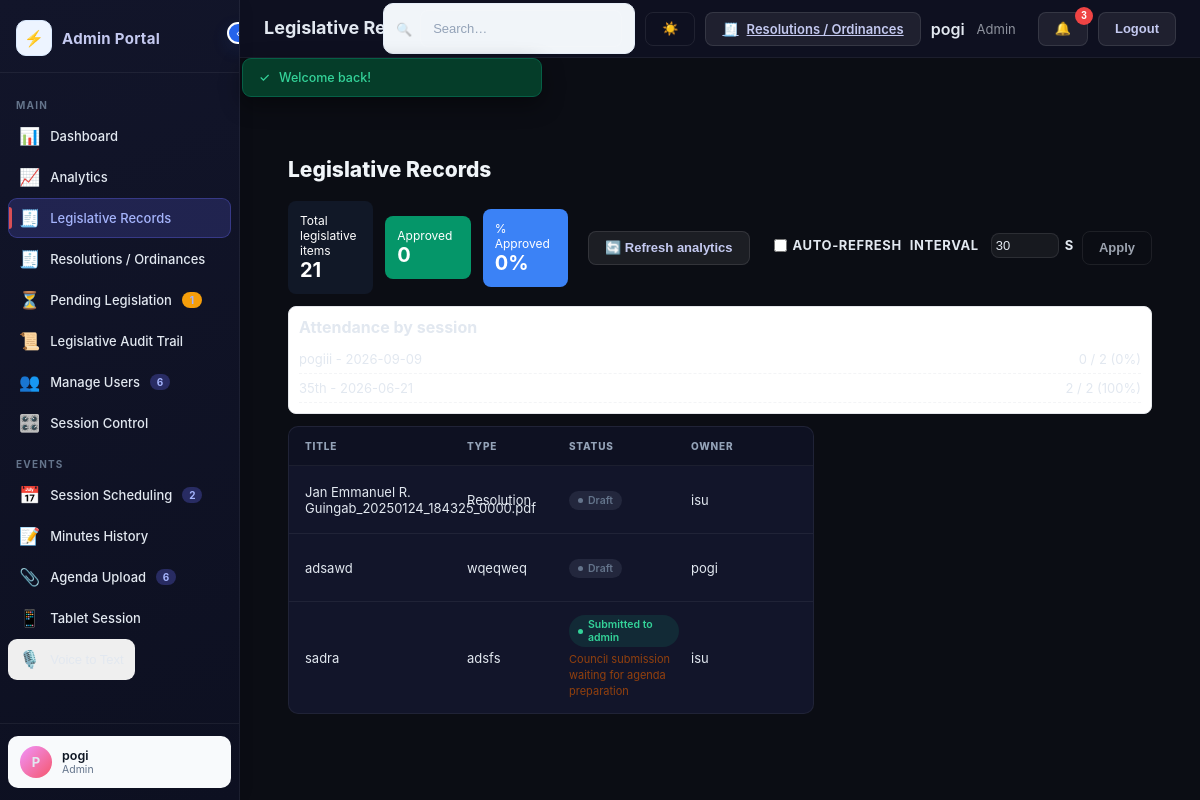
The page /index.php?page=legislative-admin (signed in) on the database its author committed.
### tables this page shows
CREATE TABLE `users` (
  `id` varchar(32) NOT NULL,
  `name` varchar(255) NOT NULL,
  `email` varchar(255) NOT NULL,
  `password` varchar(255) NOT NULL,
  `role` varchar(50) NOT NULL,
  `status` varchar(50) NOT NULL,
  `notes` text DEFAULT NULL,
  `created_at` datetime(6) NOT NULL,
  `notifications` text DEFAULT NULL,
  `is_council_member` tinyint(1) NOT NULL DEFAULT 0,
  `email_notifications_enabled` tinyint(1) NOT NULL DEFAULT 1
);

CREATE TABLE `sessions` (
  `id` varchar(32) NOT NULL,
  `title` varchar(255) NOT NULL,
  `desc` text DEFAULT NULL,
  `date` date NOT NULL,
  `start` varchar(10) NOT NULL,
  `end` varchar(10) NOT NULL,
  `location` varchar(255) DEFAULT NULL,
  `capacity` int(11) NOT NULL DEFAULT 0,
  `status` varchar(50) NOT NULL DEFAULT 'scheduled',
  `minutes` text DEFAULT NULL,
  `minutes_recorded_at` datetime(6) DEFAULT NULL,
  `council_attendance` text DEFAULT NULL,
  `minutes_workflow_status` varchar(80) NOT NULL DEFAULT 'APPROVED MINUTES',
  `minutes_correction_notes` text DEFAULT NULL,
  `minutes_sent_at` datetime(6) DEFAULT NULL,
  `minutes_signed_by_id` varchar(32) DEFAULT NULL,
  `minutes_signed_by_name` varchar(255) DEFAULT NULL,
  `minutes_signed_at` datetime(6) DEFAULT NULL,
  `minutes_signature_hash` varchar(64) DEFAULT NULL,
  `minutes_archived_at` datetime(6) DEFAULT NULL,
  `minutes_archive_status` varchar(80) DEFAULT NULL
);

CREATE TABLE `legislatives` (
  `id` varchar(32) NOT NULL,
  `title` varchar(255) NOT NULL,
  `type` varchar(100) NOT NULL,
  `status` varchar(50) NOT NULL DEFAULT 'draft',
  `desc` text DEFAULT NULL,
  `content` text DEFAULT NULL,
  `ref` varchar(255) DEFAULT NULL,
  `createdById` varchar(32) NOT NULL,
  `createdByName` varchar(255) NOT NULL,
  `createdByRole` varchar(50) NOT NULL,
  `createdAt` datetime(6) NOT NULL,
  `updatedAt` datetime(6) DEFAULT NULL,
  `documentHash` varchar(255) DEFAULT NULL,
  `lastModifiedById` varchar(32) DEFAULT NULL,
  `lastModifiedByName` varchar(255) DEFAULT NULL,
  `lastModifiedAt` datetime(6) DEFAULT NULL,
  `published_to_public` tinyint(1) NOT NULL DEFAULT 0,
  `published_to_public_at` datetime(6) DEFAULT NULL,
  `file_name` varchar(255) DEFAULT NULL,
  `file_size` int(11) DEFAULT NULL,
  `file_type` varchar(255) DEFAULT NULL,
  `file_path` varchar(255) DEFAULT NULL,
  `sent_to_user_ids` text DEFAULT NULL,
  `sent_by_id` varchar(32) DEFAULT NULL,
  `sent_by_name` varchar(255) DEFAULT NULL,
  `sent_at` datetime(6) DEFAULT NULL,
  `fileRevisionHash` varchar(255) DEFAULT NULL,
  `fileDiffSummary` text DEFAULT NULL,
  `fileChangeLog` text DEFAULT NULL,
  `intake_classification` varchar(50) NOT NULL DEFAULT 'Legislative Matters',
  `routing_status` varchar(80) NOT NULL DEFAULT 'For Agenda',
  `stream_type` varchar(80) NOT NULL DEFAULT 'Approved Resolutions/Ordinances',
  `assigned_committee` varchar(255) DEFAULT NULL,
  `date_referred` date DEFAULT NULL,
  `committee_report_status` varchar(50) DEFAULT 'Pending',
  `hearing_date` date DEFAULT NULL,
  `lce_action` varchar(50) DEFAULT NULL,
  `lce_action_at` datetime(6) DEFAULT NULL,
  `lce_action_by_id` varchar(32) DEFAULT NULL,
  `archive_status` varchar(80) DEFAULT NULL,
  `author_name` varchar(255) DEFAULT NULL,
  `sponsor_name` varchar(255) DEFAULT NULL,
  `ai_summary` text DEFAULT NULL,
  `workflow_status` varchar(80) NOT NULL DEFAULT 'EDITING',
  `admin_decision_notes` text DEFAULT NULL,
  `admin_decision_at` datetime(6) DEFAULT NULL,
  `document_number` varchar(64) DEFAULT NULL,
  `registration_date` datetime(6) DEFAULT NULL,
  `origin` varchar(255) DEFAULT NULL,
  `originating_office` varchar(255) DEFAULT NULL,
  `assigned_to_id` varchar(32) DEFAULT NULL,
  `assigned_to_name` varchar(255) DEFAULT NULL,
  `assigned_role` varchar(80) DEFAULT NULL,
  `version_number` int(11) NOT NULL DEFAULT 1,
  `signed_by_id` varchar(32) DEFAULT NULL,
  `signed_by_name` varchar(255) DEFAULT NULL,
  `signed_at` datetime(6) DEFAULT NULL,
  `signed_document_hash` varchar(64) DEFAULT NULL,
  `signature_value` text DEFAULT NULL,
  `signature_verified_at` datetime(6) DEFAULT NULL,
  `verification_token` varchar(64) DEFAULT NULL,
  `control_number` varchar(40) DEFAULT NULL,
  `received_at` datetime(6) DEFAULT NULL,
  `signed_hash` char(64) DEFAULT NULL,
  `locked_at` datetime(6) DEFAULT NULL,
  `scan_file_path` varchar(255) DEFAULT NULL
);

### app/views/legislative-admin.php (the view, shortened to what the rows shown need)
<div class="page-section">
  <div class="section-heading">
    <h2>Legislative Records</h2>
  </div>
  <?php if (isset($analytics)): ?>
    <?php if (!empty($attendanceStats)): ?>
      <div id="attendance-container" style="margin-bottom:12px;padding:10px;border-radius:8px;border:1px solid #e5e7eb;background:#ffffff">
        <div id="attendance-stats" style="margin-top:8px;font-size:13px">
          <?php foreach ($attendanceStats as $s): ?>
            <div style="display:flex;justify-content:space-between;padding:6px 0;border-bottom:1px dashed #f3f4f6">
              <div><?= esc($s['title'] ?? $s['date']) ?> - <?= esc($s['date']) ?></div>
              <div><?= esc($s['present']) ?> / <?= esc($s['council_total']) ?> (<?= esc($s['percent_attendance']) ?>%)</div>
            </div>
          <?php endforeach; ?>
        </div>
      </div>
    <?php endif; ?>
  <?php endif; ?>
  <div class="legislative-grid">
    <div class="legislative-list">
      <?php if (empty($legislatives)): ?>
        <div class="empty-state">No legislative records yet. Create one using the form.</div>
      <?php else: ?>
        <?php foreach ($legislatives as $item): ?>
          <div class="list-row">
            <div><?= esc($item['title']) ?></div>
            <div><?= esc($item['type']) ?></div>
            <div>
              <span class="badge <?= badgeClass($item['status']) ?>"><?= esc(ucfirst(str_replace('_', ' ', $item['status']))) ?></span>
              <?php if (($item['status'] ?? '') === 'submitted_to_admin'): ?>
                <div class="field-note" style="margin-top:5px;color:#92400e">Council submission waiting for agenda preparation</div>
              <?php endif; ?>
            </div>
            <div><?= esc($item['createdByName'] ?? 'Unknown') ?></div>
          </div>
        <?php endforeach; ?>
      <?php endif; ?>
    </div>
  </div>
</div>

### app/views/layout.php (shortened to what the rows shown need)
<?php
function esc($value): string
{
    return htmlspecialchars((string)$value, ENT_QUOTES, 'UTF-8');
}
?>
<!DOCTYPE html>
<html lang="en">
<head>
<link rel="stylesheet" href="public/assets/style.css?v=<?= (int)@filemtime(dirname(__DIR__, 2) . '/public/assets/style.css') ?>" />
</head>
<body data-page="<?= esc($page) ?>">
<div id="app">
  <div id="sidebar">
    <div class="sb-foot">
      <?php $__displayName = $currentUser['name'] ?? 'Guest'; $__displayRole = $currentUser['role'] ?? 'visitor'; ?>
      <div class="admin-card">
        <div class="avatar" style="background:linear-gradient(135deg,#f093fb,#f5576c)"><?= esc(mb_strtoupper(mb_substr($__displayName, 0, 1))) ?></div>
        <div class="admin-text">
          <div class="admin-name-txt"><?= esc($__displayName) ?></div>
          <div class="admin-role-txt"><?= esc(ucfirst($__displayRole)) ?></div>
        </div>
      </div>
    </div>
  </div>
  <div id="main">
    <div class="topbar">
      <div class="topbar-right">
        <?php if (!empty($currentUser)): ?>
          <div class="user-info" style="display:flex;align-items:center;gap:12px;margin-right:12px">
            <div class="user-name" style="font-weight:600"><?= esc($currentUser['name'] ?? 'User') ?></div>
            <div class="user-role" style="opacity:.6;font-size:13px"><?= esc(ucfirst($currentUser['role'] ?? 'user')) ?></div>
          </div>
          <?php if (!empty($notifications)): ?>
            <?php if (count($notifications) > 0): ?>
              <?php $unreadCount = count(array_filter($notifications, fn($n) => empty($n['read']))); ?>
              <div class="notification-wrapper">
                <button type="button" class="btn btn-secondary notification-toggle" id="notificationToggle" aria-label="Open notifications">
                  🔔
                  <?php if ($unreadCount > 0): ?>
                    <span class="notification-count"><?= $unreadCount ?></span>
                  <?php endif; ?>
                </button>
              </div>
            <?php endif; ?>
          <?php endif; ?>
          <form method="post" action="index.php" style="margin:0">
            <button type="submit" class="btn btn-secondary">Logout</button>
          </form>
      <?php endif; ?>
      </div>
    </div>
    <div id="content">
      <?php $viewPage = $page === 'legislative-audit-trail' ? 'legislative-ledger' : $page; include __DIR__ . '/' . $viewPage . '.php'; ?>
    </div>
  </div>
</div>
</body>
</html>

### rows shown on the page
users: name "P", name "pogi", role "Admin"
sessions: title "pogiii", date "2026-09-09", present "0", council_total "2", percent_attendance "0"
sessions: title "35th", date "2026-06-21", present "2", council_total "2", percent_attendance "100"
legislatives: title "Jan Emmanuel R. Guingab_20250124_184325_0000.pdf", type "Resolution", status "Draft", createdByName "isu"
legislatives: title "adsawd", type "wqeqweq", status "Draft", createdByName "pogi"
legislatives: title "sadra", type "adsfs", status "Submitted to admin", shows "Council submission waiting for agenda preparation", createdByName "isu"

### other values the page prints
count($data['users']) "6"
count($data['sessions']) "2"
count($data['agendas']) "6"
$pageConfig['title'] "Legislative Records"
$unreadCount "3"
$flash['message'] "Welcome back!"
$analytics['total'] "21"
$analytics['approved'] "0"
$analytics['percent_approved'] "0"
